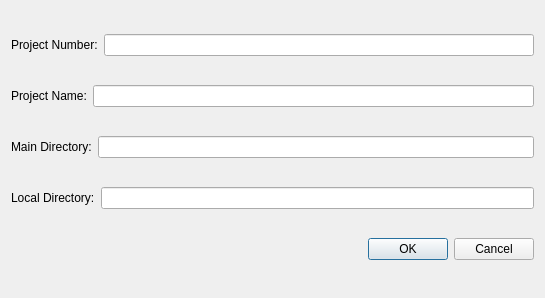
<?xml version="1.0" encoding="UTF-8"?>
<ui version="4.0">
 <class>add_to_db</class>
 <widget class="QDialog" name="add_to_db">
  <property name="geometry">
   <rect>
    <x>0</x>
    <y>0</y>
    <width>545</width>
    <height>298</height>
   </rect>
  </property>
  <property name="windowTitle">
   <string>Add project to database</string>
  </property>
  <layout class="QVBoxLayout" name="verticalLayout">
   <item>
    <layout class="QHBoxLayout" name="horizontalLayout">
     <item>
      <widget class="QLabel" name="lblProjnb">
       <property name="text">
        <string>Project Number:</string>
       </property>
      </widget>
     </item>
     <item>
      <widget class="QLineEdit" name="LEProjnb"/>
     </item>
    </layout>
   </item>
   <item>
    <layout class="QHBoxLayout" name="horizontalLayout_2">
     <item>
      <widget class="QLabel" name="lblProjName">
       <property name="text">
        <string>Project Name:</string>
       </property>
      </widget>
     </item>
     <item>
      <widget class="QLineEdit" name="LEProjName"/>
     </item>
    </layout>
   </item>
   <item>
    <layout class="QHBoxLayout" name="horizontalLayout_3">
     <item>
      <widget class="QLabel" name="lblMainDir">
       <property name="text">
        <string>Main Directory:</string>
       </property>
      </widget>
     </item>
     <item>
      <widget class="QLineEdit" name="LEMainDir"/>
     </item>
    </layout>
   </item>
   <item>
    <layout class="QHBoxLayout" name="horizontalLayout_4">
     <item>
      <widget class="QLabel" name="lblLocalDirs">
       <property name="text">
        <string>Local Directory:</string>
       </property>
      </widget>
     </item>
     <item>
      <widget class="QLineEdit" name="LELocalDirs"/>
     </item>
    </layout>
   </item>
   <item>
    <widget class="QDialogButtonBox" name="addToDbButtonBox">
     <property name="orientation">
      <enum>Qt::Horizontal</enum>
     </property>
     <property name="standardButtons">
      <set>QDialogButtonBox::Cancel|QDialogButtonBox::Ok</set>
     </property>
    </widget>
   </item>
  </layout>
 </widget>
 <resources/>
 <connections>
  <connection>
   <sender>addToDbButtonBox</sender>
   <signal>accepted()</signal>
   <receiver>add_to_db</receiver>
   <slot>accept()</slot>
   <hints>
    <hint type="sourcelabel">
     <x>248</x>
     <y>254</y>
    </hint>
    <hint type="destinationlabel">
     <x>157</x>
     <y>274</y>
    </hint>
   </hints>
  </connection>
  <connection>
   <sender>addToDbButtonBox</sender>
   <signal>rejected()</signal>
   <receiver>add_to_db</receiver>
   <slot>reject()</slot>
   <hints>
    <hint type="sourcelabel">
     <x>316</x>
     <y>260</y>
    </hint>
    <hint type="destinationlabel">
     <x>286</x>
     <y>274</y>
    </hint>
   </hints>
  </connection>
 </connections>
</ui>
